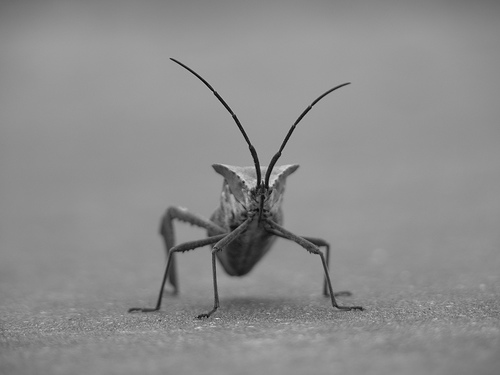
#> input picture learning/matplotlib/image/stinkbug.png, 500 x 375 px
$ python script7_data_range.py
#> lines starting #> are read from the running program, lines starting #| are printed output that depends on the picture
import matplotlib.pyplot as plt
from PIL import Image
import numpy as np

img = np.asarray(Image.open('stinkbug.png'))
#> img is the input picture: shape (375, 500, 4); mean R, G, B, A 140.5, 140.5, 140.5, 255
lum_img = img[:, :, 2]

plt.figure(1)
plt.hist(lum_img.ravel(), bins=range(256), fc='k', ec='k')

plt.figure(2)
plt.imshow(lum_img)
plt.colorbar()

plt.figure(3)
plt.imshow(lum_img, clim=(0, 175))
plt.colorbar()

plt.show()
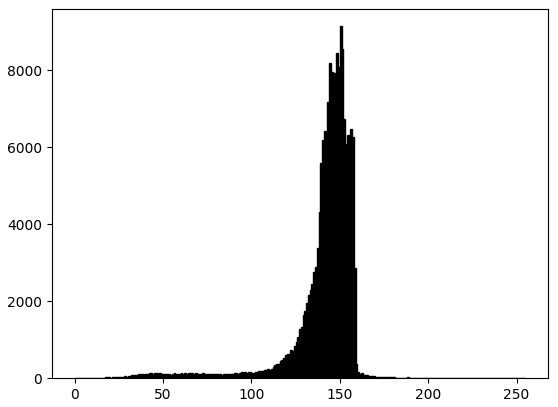
#> figure drawn by matplotlib, 1 panel; tallest bar 9148 high, from x = 150 to 151
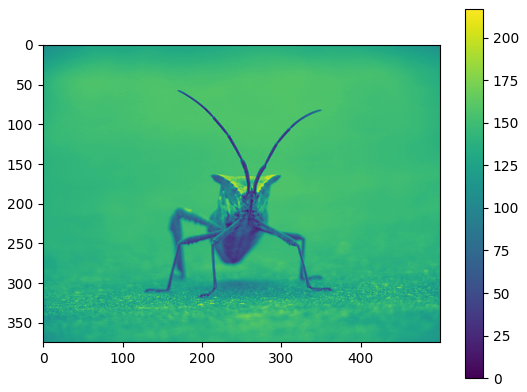
#> figure drawn by matplotlib, 2 panels
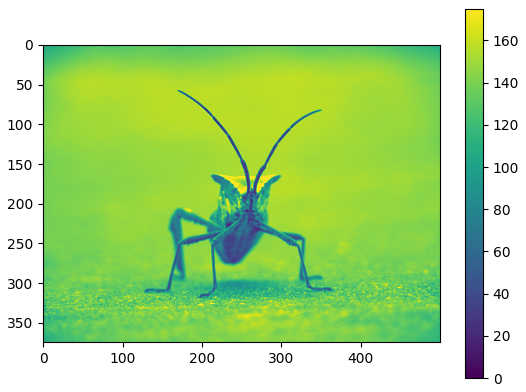
#> figure drawn by matplotlib, 2 panels
